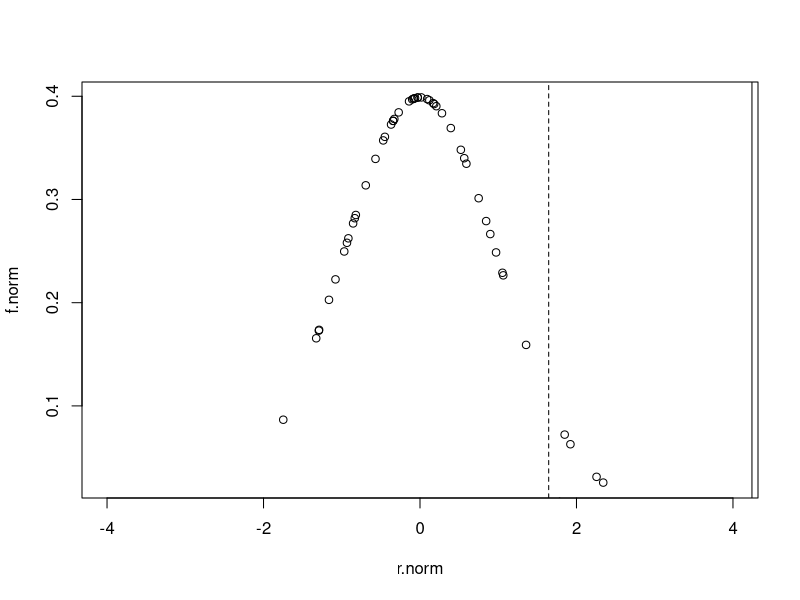
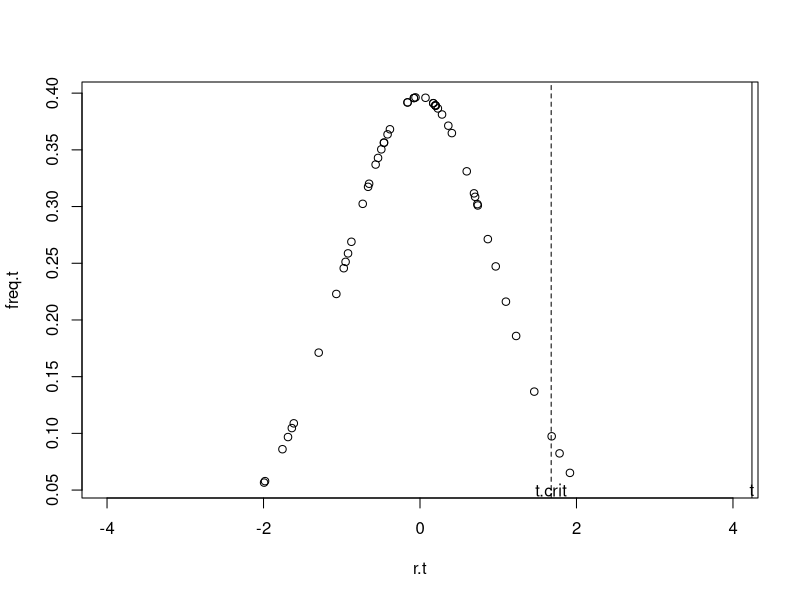
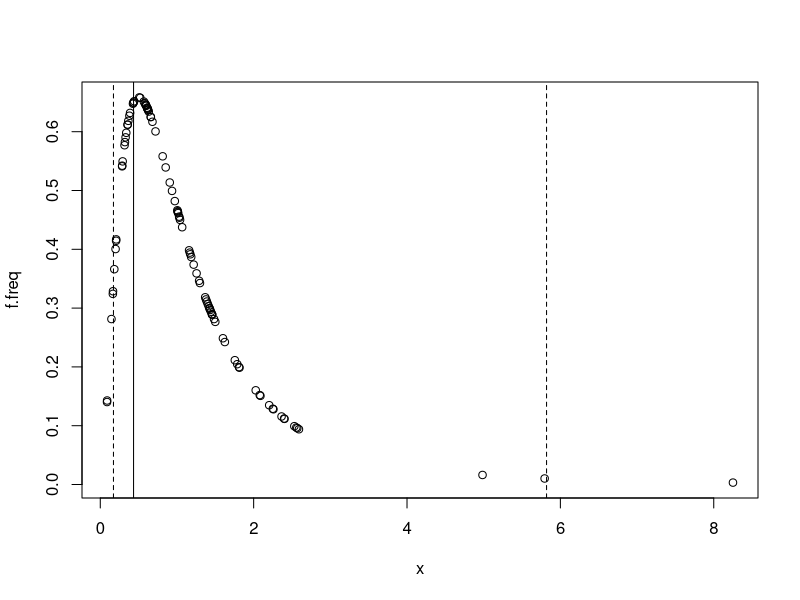
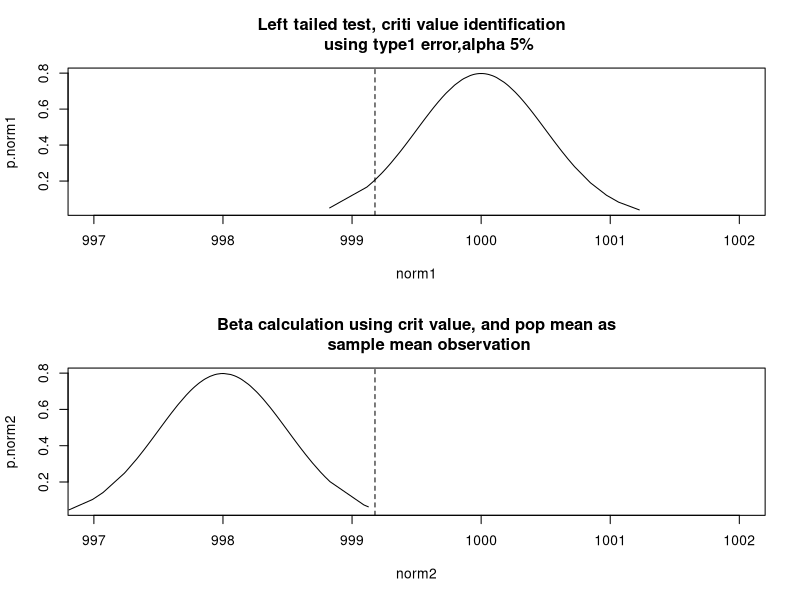
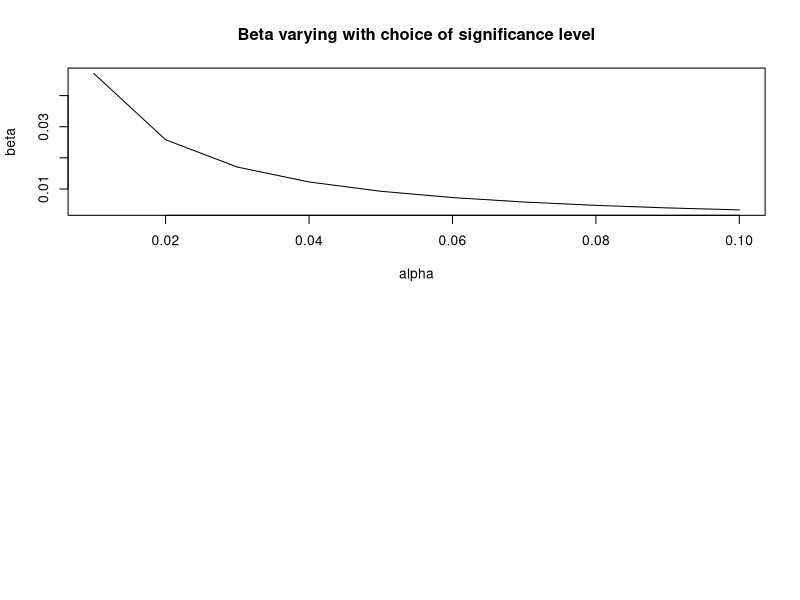
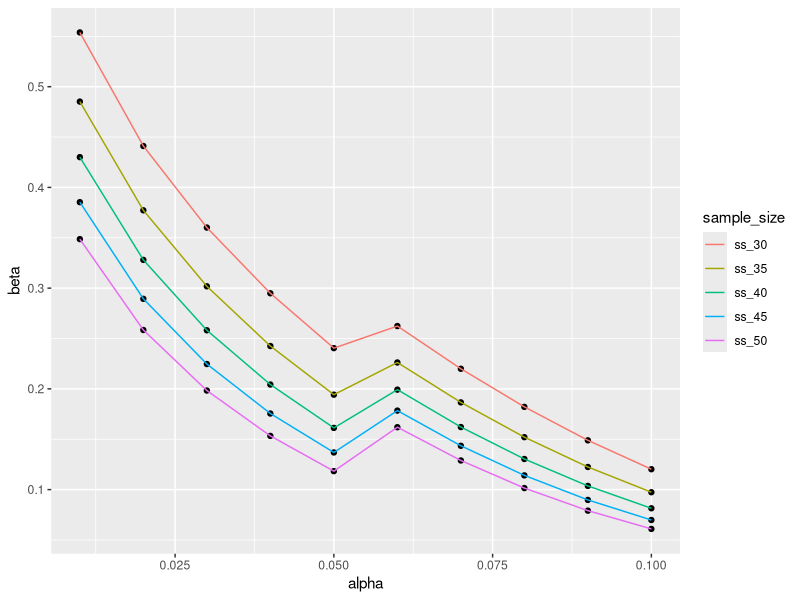

These charts were generated, in order, by the following R code:
## ---- chunk 1
knitr::opts_chunk$set(echo = TRUE)
## ---- chunk 2
# Convert the sampling distribution with mean 2.6 an sd 0.5 to standard normal
# Then convert sample observation to z stat. on this same scale
# i.e 
z = (2.9-2.6)/(0.5/sqrt(50))
z.crit = qnorm(p = 0.95,mean = 0,sd = 1,lower.tail = TRUE)
## ---- chunk 3

# To picture ths values
r.norm <- sort(rnorm(n = 50))
f.norm <- dnorm(x = r.norm, mean = 0,sd = 1 )
plot(x = r.norm,y = f.norm,xlim = c(-4,4))
abline(v = c(z.crit,z), lty = c(2,1))
text(x = c(z.crit,z),y = c(0.005,0.005),labels = c("z.crit","z"))
## ---- chunk 4
# Convert the sampling distribution with mean 2.6 and sd 0.5 to t distribution
# Then convert sample observation to t stat. on this same scale
# i.e 
t = (2.9-2.6)/(0.5/sqrt(50))
t.crit = qt(p = 0.95,df = 49,lower.tail = TRUE) # df 49 as s was used
# To picture ths values
r.t <- sort(rt(n = 50,df = 49))
freq.t <- dt(x = r.t, df = 49 )
plot(x = r.t,y = freq.t,xlim = c(-4,4))
abline(v = c(t.crit,t), lty = c(2,1))
text(x = c(t.crit,t),y = c(0.05,0.05),labels = c("t.crit","t"))

## ---- chunk 5
# pooled sd of two samples
 sd.pop.pooled <- sqrt((1.5^2 * (15-1) + 1.9^2 * (15-1)) / (15-1 + 15 -1 ))
# used to find std. error
 std.error <- sqrt(sd.pop.pooled ^2 / 15 +  sd.pop.pooled ^2 / 15)
 df <- (15 - 1) + (15 - 1)
 # Take significance level as 5%
 # Under null hypothesis, the difference of samples means is ditributed with t, with mean as 0
 # and std. deviation as std.error
 # The t statistic of observed sample differences
 t <- (9.3 - 7.9) / std.error
 t.crit <-  qt(p = 0.95,df = df,lower.tail = TRUE)  
 print(c(t,t.crit))

## ---- chunk 6
# For 7 days footfalls are recorded
s1 <- c(214,185,214,186,182,220,220)
s2 <-  c(171,185,236,175,227,198,172)
sd.s1<- sd(s1)
sd.s2 <-  sd(s2)
df1 <- 6
df2 <- 6
# Under null hypothesis, Sampling distribution or test statistic is F, df1 = df2 =6
# Two tailed test, critical points can be computes using signficance level of 5%
f.stat <- (sd.s1/sd.s2)^2
f.citical.right <- qf(p = 0.975,df1 = df1,df2 = df2)
f.citical.left <- qf(p = 0.025,df1 = df1,df2 = df2)

# For visualization
x <- sort(rf(n = 100,df1 = df1,df2 = df2))
f.freq <- df(x = x,df1 = df1, df2 =df2)
plot(x = x,y = f.freq,type = "p")
abline(v = c(f.citical.left,f.citical.right,f.stat),lty = c(2,2,1))

## ---- chunk 7
expected.prop <- c(0.3,0.24,0.3,0.11,0.05)
sample <- c(35,16,13,19,17)
expected.count <- expected.prop * sum(sample)
# expected count is >5 for each category, assumption of large sample is satisfied
chsq.stat <- sum((((sample - expected.count)^2) / expected.count))
chsq.stat
# Choice of significance level
qchisq(p = c(0.025,0.0975),df = 4)

## ---- chunk 8
#HO : mu >=1000
#H1 : mu < 1000
sample.mean <- 998
sigma <- 5
n <- 100
# Let significance level be 5%
p.value <- pnorm(q = 998,mean = 1000,sd = 5/sqrt(100),lower.tail = TRUE)
# Type1 error : If we reject null and say 996 is less than 1000 and it turns out to be false, then the error we are likely 
# to make is for all samples that show up a value <=996, which is 7.86%. As significance level is 5%, we fail to reject null  
# hypothesis, which is not to say that we have accepted it, but in the light of evidence and our tolerance of error 1, we cannot
# reject it
## ---- chunk 9
# Calculate type 2 error from previous example ( for left tail test)
# First, what is the critical value at which null hyp. is rejected
crit.value <- qnorm(p = 0.05,mean = 1000,sd = 5/sqrt(100),lower.tail = TRUE) 
#crit.value is 999.1776, if sample observation is less than crit.value, we reject null hypothesis, else we
# fail to reject it.

## Type 2 is the probability of finding sample values >=criti.value,  
## assuming sample observation is population mean. We find the probability of finding sample value >=crit.value,
## assuming the worst case from given the sample observation, i.e of pop mean = sample mean.
##to find the greatest probability of accepting null hyp. when it is false
beta <- pnorm(q = crit.value,mean = 998,sd = 5/sqrt(100),lower.tail = FALSE)

## For visualizaton ( need to do on a single plot to contrast the differences)
norm1 <- sort(rnorm(n = 100,mean = 1000,sd = 5/sqrt(100)))
p.norm1 <-  dnorm(x = norm1,mean = 1000,sd = 5/sqrt(100) )
norm2 <- sort(rnorm(n = 100,mean = 998,sd = 5/sqrt(100)))
p.norm2 <-  dnorm(x = norm2,mean = 998,sd = 5/sqrt(100) )

layout(mat = matrix(data = c(1,1,2,2),nrow = 2,byrow = TRUE))
plot(x = norm1,y = p.norm1,type = "l",xlim = c(997,1002),main = "Left tailed test, criti value identification  
     using type1 error,alpha 5%")
abline(v = crit.value,lty = 2)
plot(x = norm2,y = p.norm2,type = "l",xlim = c(997,1002), main="Beta calculation using crit value, and pop mean as
     sample mean observation")
abline(v = crit.value,lty = 2)

  
## ---- chunk 10
# As alpha decreases, threshhold for type1 error decreases, so likelihood of making type 2 error increases
# Take a vector of alpha values
pop.mean <- 1000
sample.mean <- 998
sample.sd <- 5
sample.size <- 100
alpha <- seq(0.01,0.1,0.01)
crit.values <- qnorm(p = alpha,mean = pop.mean,sd = sample.sd/sqrt(sample.size),lower.tail = TRUE)
beta <- pnorm(q = crit.values,mean = sample.mean,sd = sample.sd/sqrt(sample.size),lower.tail = FALSE)
plot(x = alpha,y = beta,type = "l",main = "Beta varying with choice of significance level")
## ---- chunk 11
pop.mean <- 1000
sample.mean <- 998
sample.sd <- 5
sample.sizes <- seq(30,50,5)
alpha <- seq(0.01,0.1,0.01)
# q norm is a vectorized function for argument p, to apply it on a vector of sample sizes, can use sapply,
# and specify all other arguments that qnorm expects, except the one which is to be vectorized
sds <- sample.sd/sqrt(sample.sizes)
mat.crit.values <- sapply(X = sds,FUN = qnorm, p = alpha,mean = pop.mean,lower.tail = TRUE,log.p = FALSE )
colnames(mat.crit.values) <- paste("ss",sample.sizes,sep="_")
rownames(mat.crit.values) <- paste("alpha",alpha,sep="_")

beta.mat <- apply(X = mat.crit.values,MARGIN = 2,FUN = pnorm, mean = sample.mean,sd = sds,lower.tail = FALSE,log.p = FALSE)
beta.df <- as.data.frame(beta.mat)

#beta <- pnorm(q = crit.values,mean = sample.mean,sd = sample.sd/sqrt(sample.size),lower.tail = FALSE)
library(ggplot2)
library(reshape2)
melted.df <- melt(data = beta.df,measure.vars = colnames(beta.df),value.name = "beta",variable.name = "sample_size")
melted.df$alpha <- alpha
melted.df$sample_size <- as.factor(melted.df$sample_size) 
# Draw scatter plot first, then connect the dots using lines
ggplot(data = melted.df,mapping = aes(x = alpha, y = beta)) +  geom_point() + 
  geom_line(mapping = aes(y = beta, color = sample_size))
#rm(list=ls())

